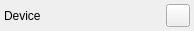
<?xml version="1.0" encoding="UTF-8"?>
<ui version="4.0">
 <class>WalletKeysDeleteDevice</class>
 <widget class="QWidget" name="WalletKeysDeleteDevice">
  <property name="geometry">
   <rect>
    <x>0</x>
    <y>0</y>
    <width>194</width>
    <height>30</height>
   </rect>
  </property>
  <property name="windowTitle">
   <string>Form</string>
  </property>
  <layout class="QHBoxLayout" name="horizontalLayout">
   <property name="spacing">
    <number>20</number>
   </property>
   <property name="leftMargin">
    <number>4</number>
   </property>
   <property name="topMargin">
    <number>4</number>
   </property>
   <property name="rightMargin">
    <number>4</number>
   </property>
   <property name="bottomMargin">
    <number>4</number>
   </property>
   <item>
    <widget class="QLabel" name="deviceDeleteLabel">
     <property name="text">
      <string>Device</string>
     </property>
    </widget>
   </item>
   <item>
    <widget class="QToolButton" name="deviceDeleteButton">
     <property name="icon">
      <iconset resource="armory.qrc">
       <normaloff>:/resources/cancel@2x.png</normaloff>:/resources/cancel@2x.png</iconset>
     </property>
    </widget>
   </item>
  </layout>
 </widget>
 <resources>
  <include location="armory.qrc"/>
 </resources>
 <connections/>
</ui>
